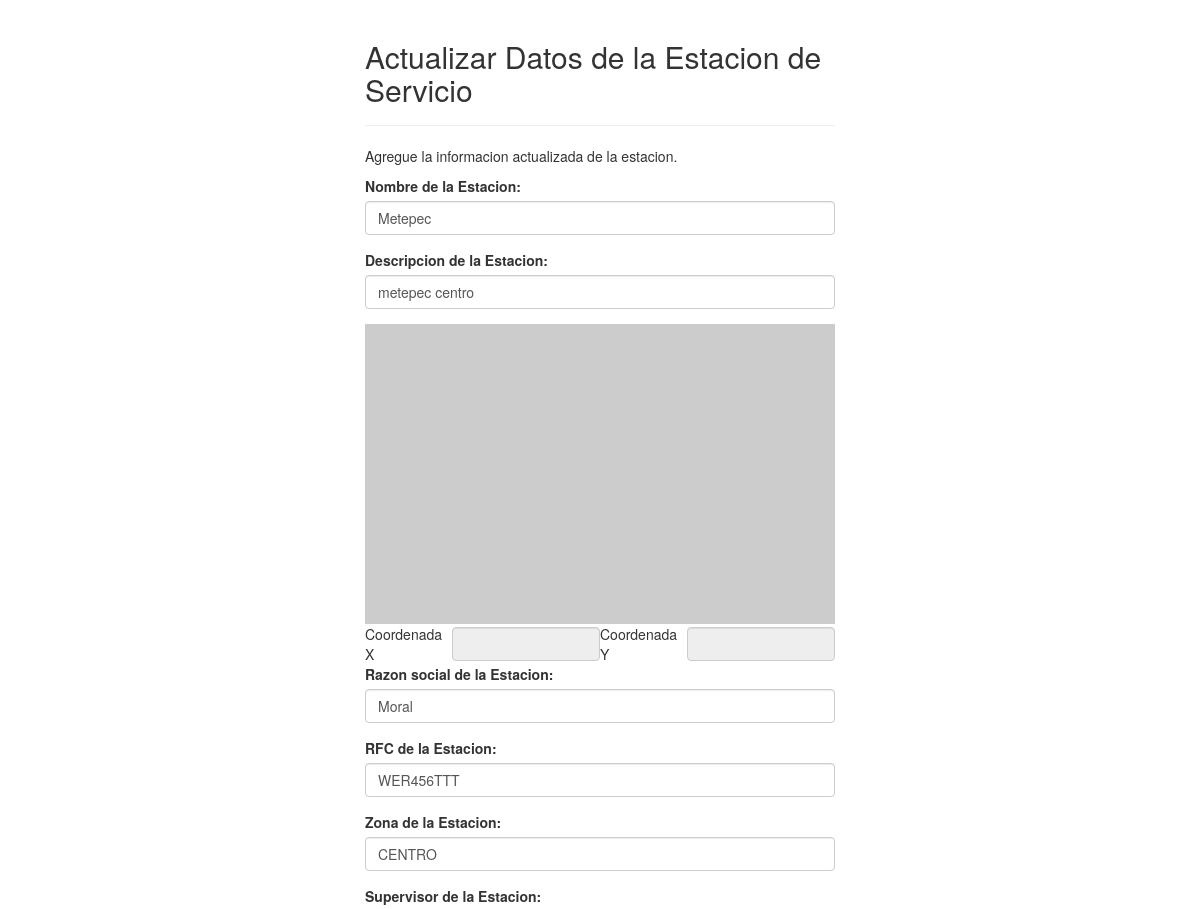
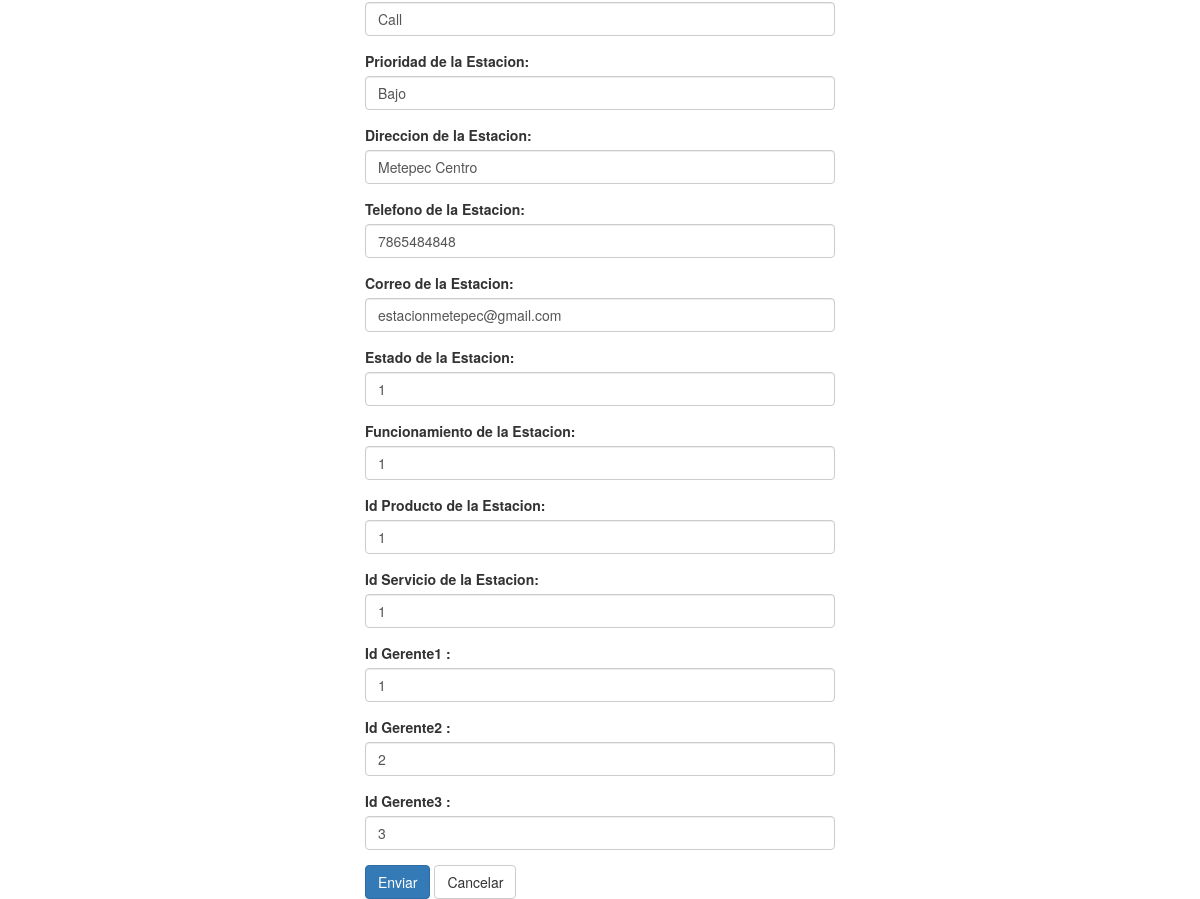
Page /TablaEstaciones/update.php?id=2 on the committed database (2 pictures, top to bottom).
### tables this page shows
CREATE TABLE `t_estaciones` (
  `id` int(11) NOT NULL,
  `nombre` varchar(250) NOT NULL,
  `descripcion` varchar(250) NOT NULL,
  `cx` varchar(20) NOT NULL,
  `cy` varchar(20) NOT NULL,
  `razonsocial` varchar(250) NOT NULL,
  `rfc` varchar(250) NOT NULL,
  `zona` varchar(250) NOT NULL,
  `supervisor` varchar(250) NOT NULL,
  `prioridad` varchar(250) NOT NULL,
  `direccion` varchar(250) NOT NULL,
  `telefono` varchar(20) NOT NULL,
  `correo` varchar(250) NOT NULL,
  `activo` int(2) NOT NULL,
  `enservicio` int(2) NOT NULL,
  `idproducto` int(11) NOT NULL,
  `idservicio` int(11) NOT NULL,
  `idgerente1` int(11) NOT NULL,
  `idgerente2` int(11) NOT NULL,
  `idgerente3` int(11) NOT NULL
);

### TablaEstaciones/update.php (the view, shortened to what this page needs)
<?php
require_once "config.php";
$nombre = $descripcion =  $cx = $cy = $razonsocial = $rfc =$zona =$supervisor = $prioridad = $direccion= $telefono= $correo = $activo= $enservicio =
$idproducto = $idservicio = $idgerente1 = $idgerente2 = $idgerente3 = "";
$nombre_err = $descripcion_err = $cx_err = $cy_err = $razonsocial_err = $rfc_err = $zona_err = $supervisor_err = $prioridad_err = $direccion_err =
$telefono_err = $correo_err = $activo_err = $enservicio_err = $idproducto_err = $idservicio_err = $idgerente1_err = $idgerente2_err =
$idgerente3_err = "";
if(isset($_POST["id"]) && !empty($_POST["id"])){
    $id = $_POST["id"];
    $input_nombre = trim($_POST["nombre"]);
    if(empty($input_nombre)){
        $nombre_err = "Por favor ingrese un apellido.";
    } else{
        $nombre = $input_nombre;
    }
    $input_descripcion = trim($_POST["descripcion"]);
    if(empty($input_descripcion)){
        $descripcion_err = "Por favor ingrese un apellido.";
    } else{
        $descripcion = $input_descripcion;
    }
    $input_cx = trim($_POST["cx"]);
    if(empty($input_cx)){
        $cx_err = "Por favor ingrese un correo electronico.";
    } else{
        $cx = $input_cx;
    }
    $input_cy = trim($_POST["cy"]);
    if(empty($input_cy)){
        $cy_err = "Por favor ingrese un numero telefonico.";
    } else{
        $cy = $input_cy;
    }
    $input_razonsocial = trim($_POST["razonsocial"]);
    if(empty($input_razonsocial)){
        $razonsocial_err = "Por favor ingrese un tipo de usuario.";
    } else{
        $razonsocial = $input_razonsocial;
    }
    $input_rfc = trim($_POST["rfc"]);
    if(empty($input_rfc)){
        $rfc_err = "Por favor ingrese un usuario.";
    } else{
        $rfc = $input_rfc;
    }
    $input_zona = trim($_POST["zona"]);
    if(empty($input_zona)){
        $zona_err = "Por favor ingrese un usuario.";
    } else{
        $zona = $input_zona;
    }
    $input_supervisor = trim($_POST["supervisor"]);
    if(empty($input_supervisor)){
        $supervisor_err = "Por favor ingrese un usuario.";
    } else{
        $supervisor = $input_supervisor;
    }
    $input_prioridad = trim($_POST["prioridad"]);
    if(empty($input_prioridad)){
        $prioridad_err = "Por favor ingrese un usuario.";
    } else{
        $prioridad = $input_prioridad;
    }
    $input_direccion = trim($_POST["direccion"]);
    if(empty($input_direccion)){
        $direccion_err = "Por favor ingrese un usuario.";
    } else{
        $direccion = $input_direccion;
    }
    $input_telefono = trim($_POST["telefono"]);
    if(empty($input_telefono)){
        $telefono_err = "Por favor ingrese un usuario.";
    } else{
        $telefono = $input_telefono;
    }
    $input_correo = trim($_POST["correo"]);
    if(empty($input_correo)){
        $correo_err = "Por favor ingrese un usuario.";
    } else{
        $correo = $input_correo;
    }
    $input_activo = trim($_POST["activo"]);
    if(empty($input_activo)){
        $activo_err = "Por favor ingrese un usuario.";
    } else{
        $activo = $input_activo;
    }
    $input_enservicio = trim($_POST["enservicio"]);
    if(empty($input_enservicio)){
        $enservicio_err = "Por favor ingrese un usuario.";
    } else{
        $enservicio = $input_enservicio;
    }
    $input_idproducto = trim($_POST["idproducto"]);
    if(empty($input_idproducto)){
        $idproducto_err = "Por favor ingrese un usuario.";
    } else{
        $idproducto = $input_idproducto;
    }
    $input_idservicio = trim($_POST["idservicio"]);
    if(empty($input_idservicio)){
        $idservicio_err = "Por favor ingrese un usuario.";
    } else{
        $idservicio = $input_idservicio;
    }
    $input_idgerente1 = trim($_POST["idgerente1"]);
    if(empty($input_idgerente1)){
        $idgerente1_err = "Por favor ingrese un usuario.";
    } else{
        $idgerente1 = $input_idgerente1;
    }
    $input_idgerente2 = trim($_POST["idgerente2"]);
    if(empty($input_idgerente2)){
        $idgerente2_err = "Por favor ingrese un usuario.";
    } else{
        $idgerente2 = $input_idgerente2;
    }
    $input_idgerente3 = trim($_POST["idgerente3"]);
    if(empty($input_idgerente3)){
        $idgerente3_err = "Por favor ingrese un usuario.";
    } else{
        $idgerente3 = $input_idgerente3;
    }
    if(empty($nombre_err) && empty($descripcion_err)  && empty($cx_err) && empty($cy_err) && empty($razonsocial_err) && empty($rfc_err)
                          && empty($zona_err) && empty($supervisor_err) && empty($prioridad_err) && empty($direccion_err) && empty($telefono_err)
                          && empty($correo_err) && empty($activo_err) && empty($enservicio_err) && empty($idproducto_err) && empty($idservicio_err)
                          && empty($idgerente1_err) && empty($idgerente2_err) && empty($idgerente3_err)){
        $sql = "UPDATE t_estaciones SET nombre=?, descripcion=?, cx=?, cy=?, razonsocial=?, rfc=?, zona=?, supervisor=?, prioridad=?, direccion=?, telefono=?, correo=?, activo=?, enservicio=?, idproducto=?, idservicio=?, idgerente1=?, idgerente2=?, idgerente3=? WHERE id=?";
        if($stmt = mysqli_prepare($link, $sql)){
            mysqli_stmt_bind_param($stmt, "sssssssssssssssssssi", $param_nombre, $param_descripcion, $param_cx, $param_cy,
                $param_razonsocial, $param_rfc, $param_zona, $param_supervisor, $param_prioridad, $param_direccion,
                $param_telefono, $param_correo, $param_activo, $param_enservicio, $param_idproducto, $param_idservicio, $param_idgerente1,
                $param_idgerente2, $param_idgerente3, $param_id);
            $param_nombre = $nombre;
            $param_descripcion = $descripcion;
            $param_cx = $cx;
            $param_cy = $cy;
            $param_razonsocial = $razonsocial;
            $param_rfc = $rfc;
            $param_zona = $zona;
            $param_supervisor = $supervisor;
            $param_prioridad = $prioridad;
            $param_direccion = $direccion;
            $param_telefono = $telefono;
            $param_correo = $correo;
            $param_activo = $activo;
            $param_enservicio = $enservicio;
            $param_idproducto = $idproducto;
            $param_idservicio = $idservicio;
            $param_idgerente1 = $idgerente1;
            $param_idgerente2 = $idgerente2;
            $param_idgerente3 = $idgerente3;
            $param_id = $id;
            if(mysqli_stmt_execute($stmt)){
                header("location: index.php");
                exit();
            } else{
                echo "Ocurrio un error. Intentelo mas tarde.";
            }
        }
        mysqli_stmt_close($stmt);
    }
    mysqli_close($link);
} else{
    if(isset($_GET["id"]) && !empty(trim($_GET["id"]))){
        $sql = "SELECT * FROM t_estaciones WHERE id = ?";
        if($stmt = mysqli_prepare($link, $sql)){
            mysqli_stmt_bind_param($stmt, "i", $param_id);
            if(mysqli_stmt_execute($stmt)){
                $result = mysqli_stmt_get_result($stmt);
                if(mysqli_num_rows($result) == 1){
                    $row = mysqli_fetch_array($result, MYSQLI_ASSOC);
                    $nombre = $row["nombre"];
                    $descripcion = $row["descripcion"];
                    $razonsocial = $row["razonsocial"];
                    $rfc = $row["rfc"];
                    $zona = $row["zona"];
                    $supervisor = $row["supervisor"];
                    $prioridad = $row["prioridad"];
                    $direccion = $row["direccion"];
                    $telefono = $row["telefono"];
                    $correo = $row["correo"];
                    $activo = $row["activo"];
                    $enservicio = $row["enservicio"];
                    $idproducto = $row["idproducto"];
                    $idservicio = $row["idservicio"];
                    $idgerente1 = $row["idgerente1"];
                    $idgerente2 = $row["idgerente2"];
                    $idgerente3 = $row["idgerente3"];
                } else{
                    header("location: error.php");
                    exit();
                }
            } else{
                echo "Oops! Ocurrio un error. Porfavor intentelo mas tarde.";
            }
        }
    }  else{
        header("location: error.php");
        exit();
    }
}
?>
<!DOCTYPE html>
<html lang="en">
<head>
    <link rel="stylesheet" href="https://maxcdn.bootstrapcdn.com/bootstrap/3.3.7/css/bootstrap.css">
</head>
<body>
    <div class="wrapper">
        <div class="container-fluid">
            <div class="row">
                <div class="col-md-12">
                    <div class="page-header">
                        <h2>Actualizar Datos de la Estacion de Servicio</h2>
                    </div>
                    <p>Agregue la informacion actualizada de la estacion.</p>
                    <form action="<?php echo htmlspecialchars(basename($_SERVER['REQUEST_URI'])); ?>" method="post" name="formulario" id="formulario">
                        <div class="form-group <?php echo (!empty($nombre_err)) ? 'has-error' : ''; ?>">
                            <label>Nombre de la Estacion:</label>
                            <input type="text" name="nombre" class="form-control" value="<?php echo $nombre; ?>">
                        </div>
                        <div class="form-group <?php echo (!empty($descripcion_err)) ? 'has-error' : ''; ?>">
                            <label>Descripcion de la Estacion:</label>
                            <input type="text" name="descripcion" class="form-control" value="<?php echo $descripcion; ?>">
                        </div>
                       <div class="form-mapa <?php echo (!empty($ubicacionlatitud_err)) ? 'has-error' : ''; ?>">
                            <div id="mapa" > </div>
                                  <table>
                                    <tr>
                                    <td>Coordenada X</td>
                                    <td>
                                    <input type="text" class="form-control" readonly  name="cx" id="cx" autocomplete="off"/></td>
                                    <td>Coordenada Y</td>
                                    <td>
                                    <input type="text" class="form-control"  readonly name="cy" id="cy" autocomplete="off"/></td>
                                    </tr>
                                  </table>
                        </div>
                        <div class="form-group <?php echo (!empty($razonsocial_err)) ? 'has-error' : ''; ?>">
                            <label> Razon social de la Estacion:</label>
                            <input type="text" name="razonsocial" class="form-control" value="<?php echo $razonsocial; ?>">
                        </div>
                        <div class="form-group <?php echo (!empty($rfc_err)) ? 'has-error' : ''; ?>">
                            <label>RFC de la Estacion:</label>
                            <input type="text" name="rfc" class="form-control" value="<?php echo $rfc; ?>">
                        </div>
                        <div class="form-group <?php echo (!empty($zona_err)) ? 'has-error' : ''; ?>">
                            <label>Zona de la Estacion:</label>
                            <input type="text" name="zona" class="form-control" value="<?php echo $zona; ?>">
                        </div>
                        <div class="form-group <?php echo (!empty($supervisor_err)) ? 'has-error' : ''; ?>">
                            <label>Supervisor de la Estacion:</label>
                            <input type="text" name="supervisor" class="form-control" value="<?php echo $supervisor; ?>">
                        </div>
                        <div class="form-group <?php echo (!empty($prioridad_err)) ? 'has-error' : ''; ?>">
                            <label>Prioridad de la Estacion:</label>
                            <input type="text" name="prioridad" class="form-control" value="<?php echo $prioridad; ?>">
                        </div>
                        <div class="form-group <?php echo (!empty($direccion_err)) ? 'has-error' : ''; ?>">
                            <label>Direccion de la Estacion:</label>
                            <input type="text" name="direccion" class="form-control" value="<?php echo $direccion; ?>">
                        </div>
                        <div class="form-group <?php echo (!empty($telefono_err)) ? 'has-error' : ''; ?>">
                            <label>Telefono de la Estacion:</label>
                            <input type="text" name="telefono" class="form-control" value="<?php echo $telefono; ?>">
                        </div>
                        <div class="form-group <?php echo (!empty($correo_err)) ? 'has-error' : ''; ?>">
                            <label>Correo de la Estacion:</label>
                            <input type="text" name="correo" class="form-control" value="<?php echo $correo; ?>">
                        </div>
                        <div class="form-group <?php echo (!empty($activo_err)) ? 'has-error' : ''; ?>">
                            <label>Estado de la Estacion:</label>
                            <input type="text" name="activo" class="form-control" value="<?php echo $activo; ?>">
                        </div>
                        <div class="form-group <?php echo (!empty($enservicio_err)) ? 'has-error' : ''; ?>">
                            <label>Funcionamiento de la Estacion:</label>
                            <input type="text" name="enservicio" class="form-control" value="<?php echo $enservicio; ?>">
                        </div>
                        <div class="form-group <?php echo (!empty($idproducto_err)) ? 'has-error' : ''; ?>">
                            <label>Id Producto de la Estacion:</label>
                            <input type="text" name="idproducto" class="form-control" value="<?php echo $idproducto; ?>">
                        </div>
                        <div class="form-group <?php echo (!empty($idservicio_err)) ? 'has-error' : ''; ?>">
                            <label>Id Servicio de la Estacion:</label>
                            <input type="text" name="idservicio" class="form-control" value="<?php echo $idservicio; ?>">
                        </div>
                        <div class="form-group <?php echo (!empty($idgerente1_err)) ? 'has-error' : ''; ?>">
                            <label>Id Gerente1 :</label>
                            <input type="text" name="idgerente1" class="form-control" value="<?php echo $idgerente1; ?>">
                        </div>
                         <div class="form-group <?php echo (!empty($idgerente2_err)) ? 'has-error' : ''; ?>">
                            <label>Id Gerente2 :</label>
                            <input type="text" name="idgerente2" class="form-control" value="<?php echo $idgerente2; ?>">
                        </div>
                         <div class="form-group <?php echo (!empty($idgerente3_err)) ? 'has-error' : ''; ?>">
                            <label>Id Gerente3 :</label>
                            <input type="text" name="idgerente3" class="form-control" value="<?php echo $idgerente3; ?>">
                        </div>
                        <input type="submit" class="btn btn-primary" value="Enviar">
                        <a href="index.php" class="btn btn-default">Cancelar</a>
                    </form>
                </div>
            </div>
        </div>
    </div>
</body>
</html>
<link href="css/bootstrap.min.css" rel="stylesheet" />

### TablaEstaciones/update.php (style rules this page uses)
.wrapper { width: 500px; margin: 0 auto; }
#mapa { width: 470px; height: 300px; float: left; background: #CCC ; }

### rows in the picture
t_estaciones: nombre "Metepec", descripcion "metepec centro", razonsocial "Moral", rfc "WER456TTT", zona "CENTRO", supervisor "Call", prioridad "Bajo", direccion "Metepec Centro", telefono "7865484848", correo "estacionmetepec@gmail.com", activo "1", enservicio "1", idproducto "1", idservicio "1", idgerente1 "1", idgerente2 "2", idgerente3 "3"
